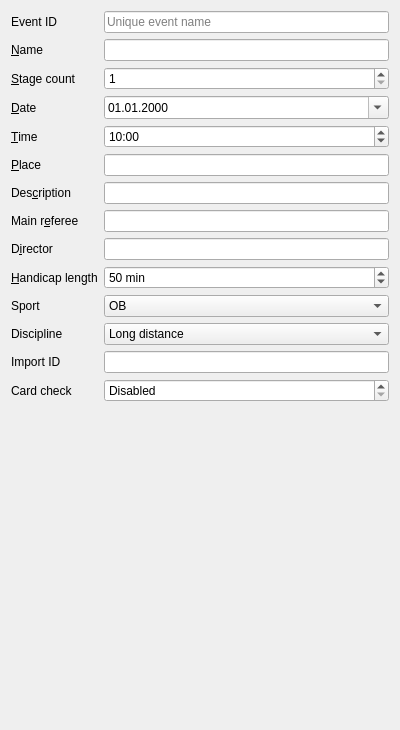
<?xml version="1.0" encoding="UTF-8"?>
<ui version="4.0">
 <class>EventDialogWidget</class>
 <widget class="QWidget" name="EventDialogWidget">
  <property name="geometry">
   <rect>
    <x>0</x>
    <y>0</y>
    <width>400</width>
    <height>730</height>
   </rect>
  </property>
  <property name="windowTitle">
   <string>Form</string>
  </property>
  <layout class="QFormLayout" name="formLayout">
   <item row="0" column="0">
    <widget class="QLabel" name="label_8">
     <property name="text">
      <string>Event ID</string>
     </property>
     <property name="buddy">
      <cstring>ed_name</cstring>
     </property>
    </widget>
   </item>
   <item row="0" column="1">
    <widget class="QLineEdit" name="ed_eventId">
     <property name="placeholderText">
      <string>Unique event name</string>
     </property>
    </widget>
   </item>
   <item row="1" column="0">
    <widget class="QLabel" name="label">
     <property name="text">
      <string>&amp;Name</string>
     </property>
     <property name="buddy">
      <cstring>ed_name</cstring>
     </property>
    </widget>
   </item>
   <item row="1" column="1">
    <widget class="QLineEdit" name="ed_name"/>
   </item>
   <item row="2" column="0">
    <widget class="QLabel" name="label_2">
     <property name="text">
      <string>&amp;Stage count</string>
     </property>
     <property name="buddy">
      <cstring>ed_stageCount</cstring>
     </property>
    </widget>
   </item>
   <item row="2" column="1">
    <widget class="QSpinBox" name="ed_stageCount">
     <property name="minimum">
      <number>1</number>
     </property>
    </widget>
   </item>
   <item row="3" column="0">
    <widget class="QLabel" name="label_3">
     <property name="text">
      <string>&amp;Date</string>
     </property>
     <property name="buddy">
      <cstring>ed_date</cstring>
     </property>
    </widget>
   </item>
   <item row="3" column="1">
    <widget class="QDateEdit" name="ed_date">
     <property name="displayFormat">
      <string>dd.MM.yyyy</string>
     </property>
     <property name="calendarPopup">
      <bool>true</bool>
     </property>
    </widget>
   </item>
   <item row="5" column="0">
    <widget class="QLabel" name="label_4">
     <property name="text">
      <string>&amp;Place</string>
     </property>
     <property name="buddy">
      <cstring>ed_place</cstring>
     </property>
    </widget>
   </item>
   <item row="5" column="1">
    <widget class="QLineEdit" name="ed_place"/>
   </item>
   <item row="6" column="0">
    <widget class="QLabel" name="label_5">
     <property name="text">
      <string>Des&amp;cription</string>
     </property>
     <property name="buddy">
      <cstring>ed_description</cstring>
     </property>
    </widget>
   </item>
   <item row="6" column="1">
    <widget class="QLineEdit" name="ed_description"/>
   </item>
   <item row="7" column="0">
    <widget class="QLabel" name="label_6">
     <property name="text">
      <string>Main r&amp;eferee</string>
     </property>
     <property name="buddy">
      <cstring>ed_mainReferee</cstring>
     </property>
    </widget>
   </item>
   <item row="7" column="1">
    <widget class="QLineEdit" name="ed_mainReferee"/>
   </item>
   <item row="8" column="0">
    <widget class="QLabel" name="label_7">
     <property name="text">
      <string>D&amp;irector</string>
     </property>
     <property name="buddy">
      <cstring>ed_director</cstring>
     </property>
    </widget>
   </item>
   <item row="8" column="1">
    <widget class="QLineEdit" name="ed_director"/>
   </item>
   <item row="9" column="0">
    <widget class="QLabel" name="label_9">
     <property name="text">
      <string>&amp;Handicap length</string>
     </property>
     <property name="buddy">
      <cstring>ed_handicapLength</cstring>
     </property>
    </widget>
   </item>
   <item row="9" column="1">
    <widget class="QSpinBox" name="ed_handicapLength">
     <property name="suffix">
      <string> min</string>
     </property>
     <property name="minimum">
      <number>1</number>
     </property>
     <property name="maximum">
      <number>99999</number>
     </property>
     <property name="singleStep">
      <number>10</number>
     </property>
     <property name="value">
      <number>50</number>
     </property>
    </widget>
   </item>
   <item row="12" column="0">
    <widget class="QLabel" name="label_10">
     <property name="text">
      <string>Import ID</string>
     </property>
     <property name="buddy">
      <cstring>ed_handicapLength</cstring>
     </property>
    </widget>
   </item>
   <item row="12" column="1">
    <widget class="QLineEdit" name="ed_importId">
     <property name="alignment">
      <set>Qt::AlignRight|Qt::AlignTrailing|Qt::AlignVCenter</set>
     </property>
     <property name="readOnly">
      <bool>true</bool>
     </property>
    </widget>
   </item>
   <item row="10" column="0">
    <widget class="QLabel" name="label_11">
     <property name="text">
      <string>Sport</string>
     </property>
     <property name="buddy">
      <cstring>ed_handicapLength</cstring>
     </property>
    </widget>
   </item>
   <item row="10" column="1">
    <widget class="QComboBox" name="cbxSportId">
     <item>
      <property name="text">
       <string>OB</string>
      </property>
     </item>
     <item>
      <property name="text">
       <string>LOB</string>
      </property>
     </item>
     <item>
      <property name="text">
       <string>MTBO</string>
      </property>
     </item>
     <item>
      <property name="text">
       <string>TRAIL</string>
      </property>
     </item>
    </widget>
   </item>
   <item row="4" column="0">
    <widget class="QLabel" name="label_12">
     <property name="text">
      <string>&amp;Time</string>
     </property>
     <property name="buddy">
      <cstring>ed_date</cstring>
     </property>
    </widget>
   </item>
   <item row="4" column="1">
    <widget class="QTimeEdit" name="ed_time">
     <property name="displayFormat">
      <string>h:mm</string>
     </property>
     <property name="time">
      <time>
       <hour>10</hour>
       <minute>0</minute>
       <second>0</second>
      </time>
     </property>
    </widget>
   </item>
   <item row="11" column="0">
    <widget class="QLabel" name="label_13">
     <property name="text">
      <string>Discipline</string>
     </property>
     <property name="buddy">
      <cstring>ed_handicapLength</cstring>
     </property>
    </widget>
   </item>
   <item row="11" column="1">
    <widget class="QComboBox" name="cbxDisciplineId">
     <item>
      <property name="text">
       <string>Long distance</string>
      </property>
     </item>
     <item>
      <property name="text">
       <string>Middle distance</string>
      </property>
     </item>
     <item>
      <property name="text">
       <string>Sprint</string>
      </property>
     </item>
     <item>
      <property name="text">
       <string>Ultralong distance</string>
      </property>
     </item>
     <item>
      <property name="text">
       <string>Relay</string>
      </property>
     </item>
     <item>
      <property name="text">
       <string>Teams</string>
      </property>
     </item>
    </widget>
   </item>
   <item row="13" column="0">
    <widget class="QLabel" name="label_14">
     <property name="text">
      <string>Card check</string>
     </property>
     <property name="buddy">
      <cstring>ed_handicapLength</cstring>
     </property>
    </widget>
   </item>
   <item row="13" column="1">
    <widget class="QSpinBox" name="ed_cardChecCheckTimeSec">
     <property name="toolTip">
      <string>Maximal distance between card CHECK and START time</string>
     </property>
     <property name="specialValueText">
      <string>Disabled</string>
     </property>
     <property name="suffix">
      <string> sec</string>
     </property>
     <property name="minimum">
      <number>0</number>
     </property>
     <property name="maximum">
      <number>99999</number>
     </property>
     <property name="singleStep">
      <number>60</number>
     </property>
    </widget>
   </item>
  </layout>
 </widget>
 <tabstops>
  <tabstop>ed_eventId</tabstop>
  <tabstop>ed_name</tabstop>
  <tabstop>ed_stageCount</tabstop>
  <tabstop>ed_date</tabstop>
  <tabstop>ed_time</tabstop>
  <tabstop>ed_place</tabstop>
  <tabstop>ed_description</tabstop>
  <tabstop>ed_mainReferee</tabstop>
  <tabstop>ed_director</tabstop>
  <tabstop>ed_handicapLength</tabstop>
  <tabstop>cbxSportId</tabstop>
  <tabstop>cbxDisciplineId</tabstop>
  <tabstop>ed_importId</tabstop>
 </tabstops>
 <resources/>
 <connections/>
</ui>
